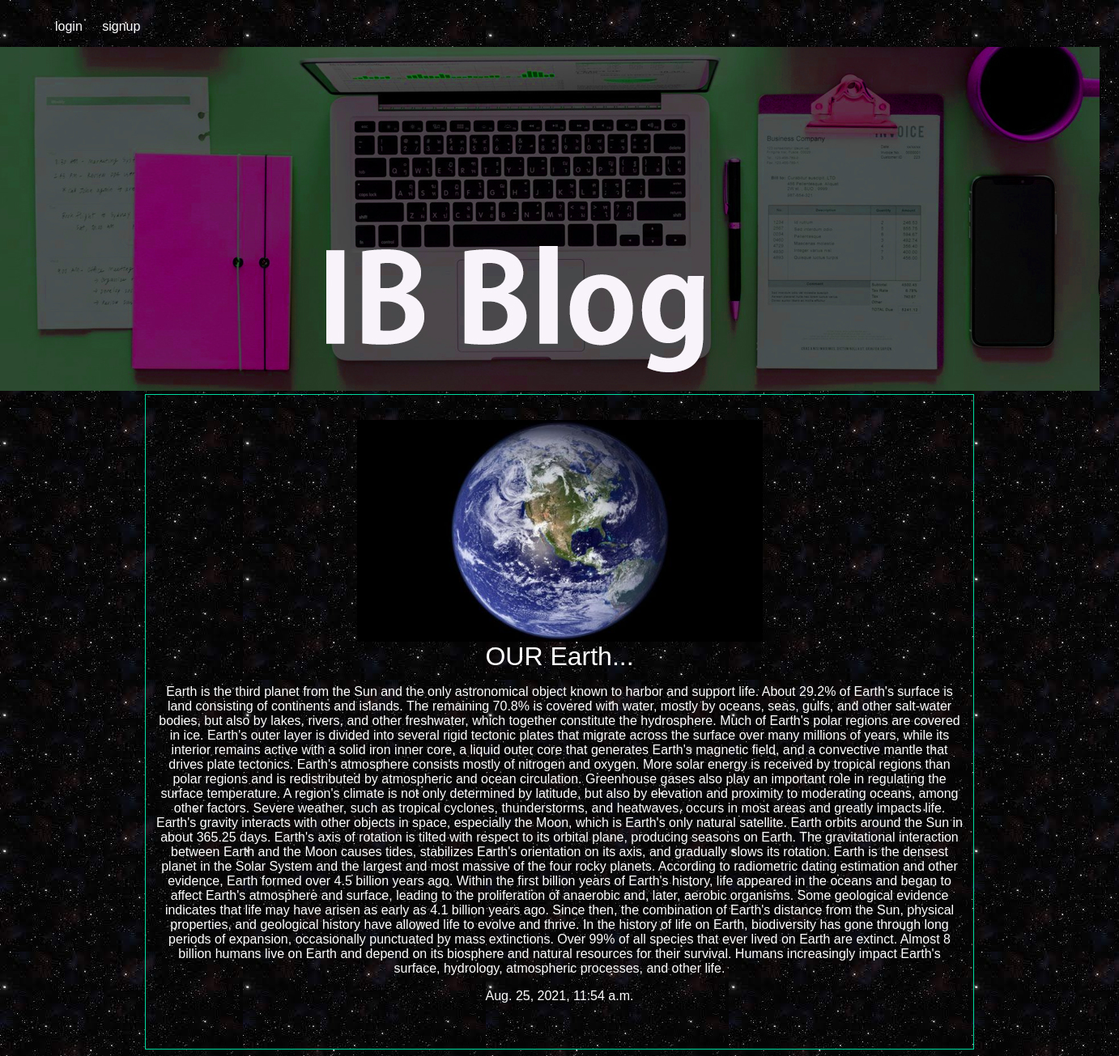
Page /articles/Earth on the committed database.
### articles/models.py (models this page shows, shortened)
class Articles(models.Model):
    title=models.CharField(max_length=100)
    slug=models.SlugField()
    body=models.TextField()
    date=models.DateTimeField(auto_now_add=True)
    image=models.ImageField(default='default.jpg',blank=True)
    author=models.ForeignKey(User,default=None,on_delete=models.CASCADE)

### articles/views.py (the view)
# urls.py: path('<slug>',views.article_detail,name="detail"),
def article_detail(request, slug):
    article=models.Articles.objects.get(slug=slug)
    return render(request,'articles/article_det.html',{'article':article})

### articles/templates/articles/article_det.html
{%extends 'base.html'%}
{%block content%}
<div class="article-detail">
  <div class="article">
    <img src="{{article.image.url}}" alt="">
    <h2>{{article.title}}</h2>
    <p>{{article.body}}</p>
    <p>{{article.date}}</p>
  </div>
</div>
{%endblock%}

### reqfiles/styles.css (style rules this page uses)
body { background-color: #0f121f; background-image: url(st.jpg); background-attachment: fixed; color:#fff; }
body * { font-family:arial; }
h1,h2,h3,h4,h5 { font-weight:normal; margin:0; }
.article { padding:10px; border:1px solid #00dba0; position:relative; padding-bottom:40px; }
.article h2 { font-size:1.2em; }
.article-detail .article { padding-top:3%; }
.article-detail .article img { display: block; margin-left: auto; margin-right: auto; width: 50%; }
.article-detail .article h2 { text-align:center; font-size:2em; }
.article-detail .article p { text-align:center; }

### rows in the picture
Articles: image (picture), title "OUR Earth...", body "Earth is the third planet from the Sun and the only astronomical object known to harbor and support life. About 29.2% of Earth's surface is land consisting of continents and islands. The remaining 70.8% is covered with water, mostly by oceans, seas, gulfs, and other salt-water bodies, but also by lakes, rivers, and other freshwater, which together constitute the hydrosphere. Much of Earth's polar regions are covered in ice. Earth's outer layer is divided into several rigid tectonic plates that migrate across the surface over many millions of years, while its interior remains active with a solid iron inner core, a liquid outer core that generates Earth's magnetic field, and a convective…", date "Aug. 25, 2021, 11:54 a.m."
